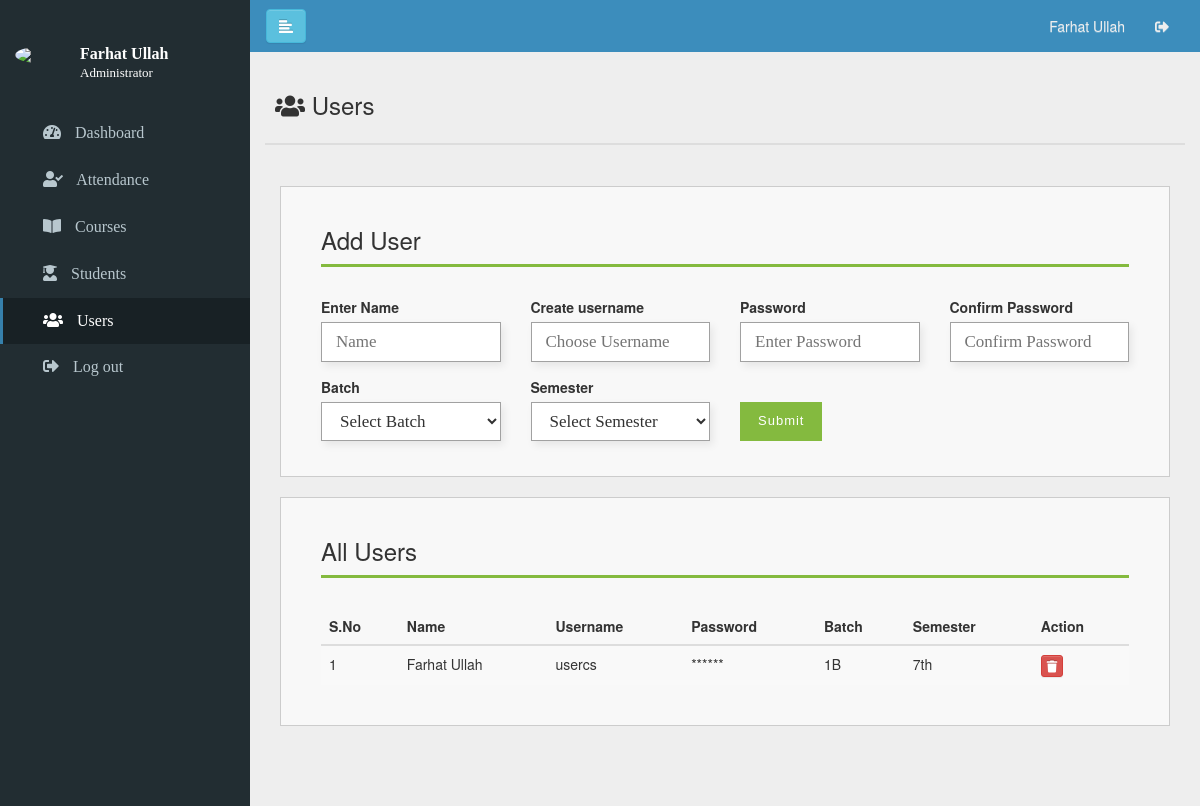
The app's page /admin/users.php (signed in) with its own data.
### tables this page shows
CREATE TABLE `tbl_users` (
  `user_ID` int(11) NOT NULL,
  `user_name` varchar(45) NOT NULL,
  `user_username` varchar(45) NOT NULL,
  `user_password` varchar(45) NOT NULL,
  `user_batchID` int(11) NOT NULL,
  `user_semesterID` int(11) NOT NULL,
  `user_departmentID` int(11) NOT NULL
);

CREATE TABLE `tbl_batch` (
  `bat_ID` int(11) NOT NULL,
  `bat_name` varchar(45) NOT NULL
);

CREATE TABLE `tbl_semesters` (
  `sem_ID` int(11) NOT NULL,
  `sem_name` varchar(45) NOT NULL
);

### admin/users.php (the view, shortened to what this page needs)
<?php
require_once("connection.php");
$sessionUsername = $_SESSION["admin_username"];
$sql = "SELECT * FROM tbl_admin
INNER JOIN tbl_departments ON tbl_admin.admin_departmentID = tbl_departments.dep_ID
WHERE admin_username='".$sessionUsername."'";
$result = mysqli_query($conn, $sql);
if (mysqli_num_rows($result) > 0) {
  while ($row = mysqli_fetch_assoc($result)) {
    $sessionName = $row['admin_name'];
    $sessionDepartmentID = $row['admin_departmentID'];
  }
}
?>
<!DOCTYPE html>
<html>
<head>
<link rel="stylesheet" href="../css/style.css" type="text/css">
<link rel="stylesheet" href="../bootstrap/css/bootstrap.min.css">
<link rel="stylesheet" href="../bootstrap/css/bootstrap-theme.min.css">
<link rel="stylesheet" href="../bootstrap/css/bootstrap-theme.css">
<link rel="stylesheet" href="../bootstrap/css/bootstrap.css">
<link rel="stylesheet" href="../font-awesome-5.3.1/css/all.css">
</head>
<body>
<div class="wrapper" style="margin-top: -20px; background-color: #EEE; width: 100%; height: 100%;">
	<nav id="sidebar">
        <div class="main-nav-tab">
      <table class="user-panel">
        <tr>
          <td>
            <img class="img-circle img-responsive" width="50px" src="../images/user.jpg">
          </td>
          <td>
            <h5 class="to-hide"><?php echo $sessionName; ?> <br><span>Administrator</span></h5>
          </td>
        </tr>
      </table>
      </div>
		<ul class="sidebar-nav">
			<li data-toggle="tooltip" data-placement="right" title="Dashboard">
				<a href="index.php">
					<i class="fa fa-tachometer-alt"></i>
					<span class="to-hide">Dashboard</span>
				</a>
			</li>
		    <li data-toggle="tooltip" data-placement="right" title="Attendance">
          <a href="attendance.php">
            <i class="fa fa-user-check"></i>
            <span class="to-hide">Attendance</span>
          </a>
        </li>
			<li data-toggle="tooltip" data-placement="right" title="Courses">
				<a href="courses.php">
					<i class="fa fa-book-open"></i>
					<span class="to-hide">Courses</span>
				</a>
			</li>
			<li data-toggle="tooltip" data-placement="right" title="Students">
				<a href="students.php">
					<i class="fa fa-user-graduate"></i>
					<span class="to-hide">Students</span>
				</a>
			</li>
			<li data-toggle="tooltip" data-placement="right" title="Users">
				<a href="users.php" class="active-sidebar-link">
					<i class="fa fa-users"></i>
					<span class="to-hide">Users</span>
				</a>
			</li>
			<li data-toggle="tooltip" data-placement="right" title="Log out">
				<a href="logout.php">
					<i class="fa fa-sign-out-alt"></i>
					<span class="to-hide">Log out</span>
				</a>
			</li>
		</ul>
	</nav>
<div id="content" style="width: 100%;">
	<nav class="navbar" id="main-nav">
		<div class="container-fluid">
			<div class="navbar-header">
				<button type="button" id="sidebarCollapse" class="btn btn-info navbar-btn">
					<i class="glyphicon glyphicon-align-left"></i>
				</button>
			</div>
			<div class="collapse navbar-collapse" id="bs-example-navbar-collapse-1">
				<ul class="nav navbar-nav navbar-right">
					<li><a href="#" class="nav-links"><?php echo $sessionName; ?></a></li>
					<li><a href="logout.php" class="nav-links"><i class="fa fa-sign-out-alt"></i></a></li>
				</ul>
			</div>
		</div>
	</nav>
	<div class="container-fluid">
		<div class="header-box">
		<div class="row">
          <div class="col-md-12">
            <div class="page-title">
              <h3><i class="fa fa-users"></i> Users <span></span></h3>
            </div>
            <hr>
          </div>
        </div>
        </div>
    </div>
    <div class="container-fluid">
        <div class="content-box">
       		  <div class="row">
    <div class="col-md-12">
    <div class="setup-box">
      <h3 class="box-title">Add User</h3>
      <div class="row">
      <form action="addUser.php" method="post" autocomplete="off">
      <div class="col-md-3 col-sm-6 col-xs-12">
        <label>Enter Name</label>
          <input type="text" class="setup-input" name="name" placeholder="Name" required>
      </div>
      <div class="col-md-3 col-sm-6 col-xs-12">
        <label>Create username</label>
          <input type="text" class="setup-input" name="username" placeholder="Choose Username" required>
      </div>
      <div class="col-md-3 col-sm-6 col-xs-12">
        <label>Password</label>
          <input id="password" class="newPassword setup-input" type="password" name="newPassword" placeholder="Enter Password" required>
      </div>
      <div class="col-md-3 col-sm-6 col-xs-12">
        <label>Confirm Password</label>
          <input id="confirm_password" class="confirmPassword setup-input" type="password" name="confirmPassword" placeholder="Confirm Password" required>
      </div>
      <div class="col-md-3 col-sm-6 col-xs-12">
        <label>Batch</label>
            <select class="setup-input" name="batch">
                <option value="">Select Batch</option>
            </select>
      </div>
      <div class="col-md-3 col-sm-6 col-xs-12">
        <label>Semester</label>
            <select name="semester" class="setup-input" required>
            <option value="">Select Semester</option>
          </select>
      </div>
      <div class="col-md-3 col-sm-6 col-xs-12">
        <input type="submit" class="submit-btn" value="Submit" name="submitUser" id="submit-btn">
      </div>
        </form>
      </div>
    </div>
  </div>
  <div class="col-md-12">
    <div class="setup-box">
      <h3 class="box-title">All Users</h3>
              <?php
              require_once("connection.php");
              $sql = "SELECT * FROM tbl_users
              INNER JOIN tbl_batch ON tbl_users.user_batchID = tbl_batch.bat_ID
              INNER JOIN tbl_semesters ON tbl_users.user_semesterID = tbl_semesters.sem_ID
              INNER JOIN tbl_departments ON tbl_users.user_departmentID = tbl_departments.dep_ID
              WHERE user_departmentID='$sessionDepartmentID'";
              $result = mysqli_query($conn, $sql);
              if (mysqli_num_rows($result) > 0) {
                echo '<div class="table-responsive">
              <table id="mytable" class="table table-bordred table-striped">
                <thead>
                  <th>S.No</th>
                  <th>Name</th>
                  <th>Username</th>
                  <th>Password</th>
                  <th>Batch</th>
                  <th>Semester</th>
                  <th>Action</th>
                </thead>
              <tbody>';
                $num = 1;
                while ($row = mysqli_fetch_assoc($result)) {
                  $user_ID = $row['user_ID'];
                  $name = $row['user_name'];
                  $username = $row['user_username'];
                  $batch = $row['bat_name'];
                  $semester = $row['sem_name'];
                  echo "<tr>";
                  echo "<td>".$num."</td>";
                  echo "<td>".$name."</td>";
                  echo "<td>".$username."</td>";
                  echo "<td>******</td>";
                  echo "<td>".$batch."</td>";
                  echo "<td>".$semester."</td>";
                  echo "<td><a href='deleteUser.php?id=".$user_ID."' onclick='return confirmDelete()' class='btn btn-danger btn-xs'><i class='fa fa-trash'></i></a></td>";
                  echo "</tr>";
                  $num++;
                }
                echo "</tbody>
                    </table>";
              }else{
                echo "<div class='callout callout-default'>";
                echo "Nothing to show";
                echo "</div>";
                echo "<br>";
              }
              ?>
          </div>
    </div>
  </div>
</div>
		</div>
	</div>
</div>
</body>
</html>

### css/style.css (style rules this page uses)
* { outline: none; }
html, body { width: 100%; height: 100%; }
body { background: #eee !important; padding:0 !important; margin:0 !important; }
.callout h1, h2, h3, h4, h5, h6 { font-weight:400; }
#main-nav { background-color: #3c8dbc; border-radius: 0; }
#main-nav ul li a { color: #eee; }
.wrapper { display: flex; align-items: stretch; }
#sidebar { min-width: 250px; max-width: 250px; background: #222d32; color: #fff; transition: all 0.3s; }
#sidebar ul li { margin-left: -40px; list-style-type: none; }
#sidebar ul li a { text-align: left; }
#sidebar ul li a { padding: 12px 40px; font-family: calibri; font-size: 16px; display:block; text-decoration:none; border-left: 3px solid transparent; color: #b8c7ce; }
.active-sidebar-link { background:#182125; border-left: 3px solid #3680ab !important; color:#FFFFFF !important; }
#sidebar ul li a i { margin-right: 10px; }
.main-nav-tab { padding: 20px 0px; }
.user-panel img { margin: 15px 15px; }
.user-panel h5 { padding-top: 15px; color: #fff; font-weight: 600; font-family: calibri; font-size: 16px; }
.user-panel span { font-weight: 100; padding-top: 3px; font-size: 13px; font-family: calibri; }
.page-title h3 { border-bottom: 2px solid #ddd; padding-bottom: 25px; padding-left: 10px; }
.content-box { padding: 0px 15px 60px 15px; }
.setup-box { background-color: #f8f8f8; padding: 20px 40px; border: 1px solid #ccc; margin-bottom: 20px; }
.box-title { border-bottom: 3px solid #84ba3f; padding-bottom: 10px; margin-bottom: 30px; }
.setup-input { font-family: calibri; font-size: 17px; width: 100%; line-height: 1.33333; padding: 8px 12px 8px 14px; background: #fff; color: #323232; border: 1px solid #a1a1a1; box-shadow: none; box-shadow: 3px 4px 8px rgba(0,0,0,.075); margin-bottom: 15px; }
.submit-btn { background: #84ba3f; margin: 25px 0px 5px 0px; padding: 8px 16px; font-size: 13px; letter-spacing: 1px; font-family: 'Montserrat', sans-serif; color: #ffffff; font-weight: 400; text-align: center; border: 2px solid #84ba3f; }

### records on screen
tbl_users: user_name "Farhat Ullah", user_username "usercs", tbl_batch.bat_name "1B", tbl_semesters.sem_name "7th"

### other values on screen
$sessionName "Farhat Ullah"
